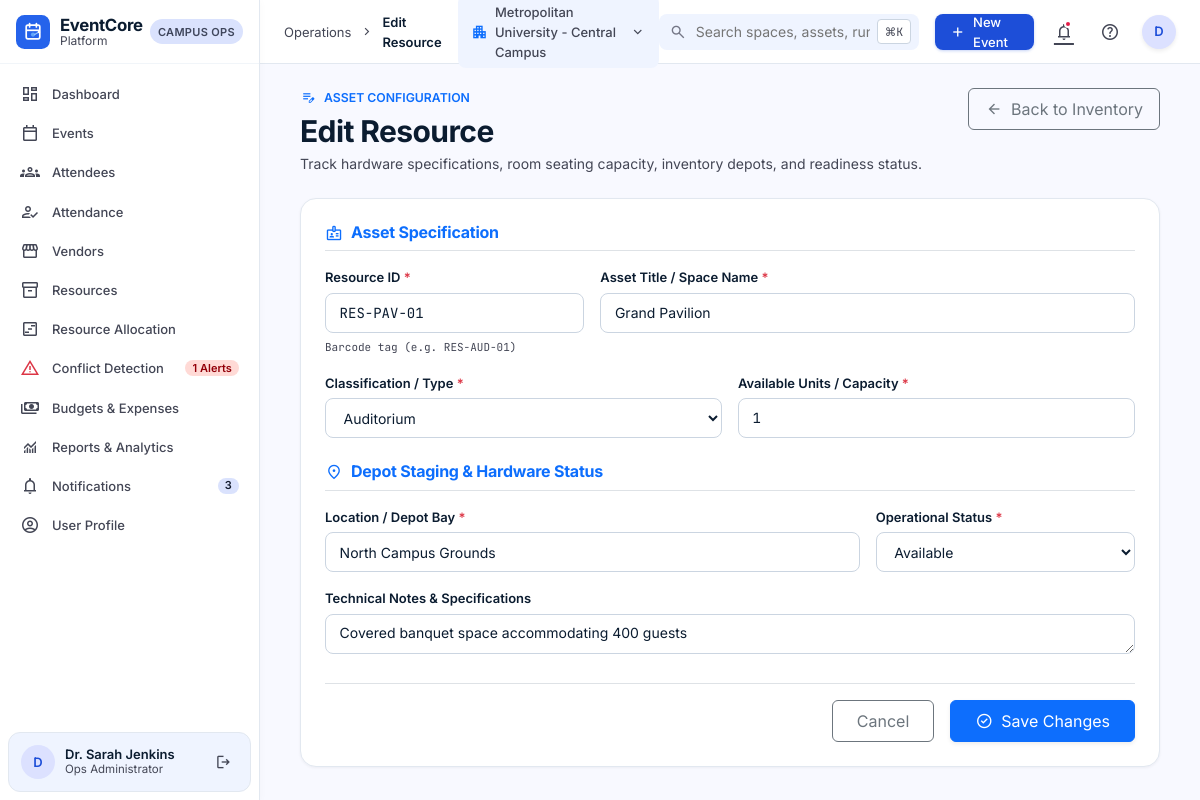
Page /resources/4/edit/ (signed in) on the committed database.
### resources/models.py (models this page shows, shortened)
class Resource(models.Model):
    STATUS_CHOICES = [
        ('Available', 'Available'),
        ('Assigned', 'Assigned'),
        ('Maintenance', 'Maintenance'),
    ]
    RESOURCE_TYPE_CHOICES = [
        ('Auditorium', 'Auditorium'),
        ('Classroom', 'Classroom'),
        ('Projector', 'Projector'),
        ('Microphone', 'Microphone'),
        ('Sound System', 'Sound System'),
        ('LED Screen', 'LED Screen'),
        ('Camera', 'Camera'),
        ('Generator', 'Generator'),
        ('Tables', 'Tables'),
        ('Chairs', 'Chairs'),
        ('Other', 'Other'),
    ]
    resource_id = models.CharField(max_length=50, unique=True, db_index=True)
    name = models.CharField(max_length=255)
    resource_type = models.CharField(max_length=100, choices=RESOURCE_TYPE_CHOICES, default='Other')
    quantity = models.PositiveIntegerField(default=1)
    location = models.CharField(max_length=255)
    status = models.CharField(max_length=20, choices=STATUS_CHOICES, default='Available', db_index=True)
    description = models.TextField(blank=True)
    created_date = models.DateTimeField(auto_now_add=True)
    class Meta:
        ordering = ['resource_type', 'name']

### resources/views.py (the view)
# urls.py: path('<int:resource_id>/edit/', views.edit_resource, name='edit'),
@login_required
def edit_resource(request, resource_id):
    res = get_object_or_404(Resource, id=resource_id)
    if request.method == 'POST':
        form = ResourceForm(request.POST, instance=res)
        if form.is_valid():
            res = form.save()
            messages.success(request, f"Resource '{res.name}' updated successfully.")
            return redirect('resources:list')
    else:
        form = ResourceForm(instance=res)
    return render(request, 'resources/form.html', {'form': form, 'is_edit': True, 'resource': res})

### notifications/context_processors.py (called while the page is built)
def notification_badge_processor(request):
    if request.user.is_authenticated:
        try:
            from notifications.models import Notification
            unread_count = Notification.objects.filter(is_read=False).count()
        except Exception:
            unread_count = 0
        try:
            from resources.models import ResourceConflict
            conflict_count = ResourceConflict.objects.filter(is_resolved=False).count()
        except Exception:
            conflict_count = 0
        return {
            'unread_notifications_count': unread_count,
            'active_conflicts_count': conflict_count,
        }
    return {
        'unread_notifications_count': 0,
        'active_conflicts_count': 0,
    }

### templates/resources/form.html (shortened to what this page needs)
{% extends 'base.html' %}
{% load static %}
{% block breadcrumb %}{% if is_edit %}Edit Resource{% else %}Add Resource{% endif %}{% endblock %}
{% block content %}
<div class="d-flex flex-column gap-4" style="max-width: 860px; margin: 0 auto;">
  <div class="d-flex flex-column flex-sm-row sm:items-center justify-content-between gap-3">
    <div>
      <div class="d-flex align-items-center gap-2 text-primary small fw-semibold mb-1">
        <span class="material-symbols-outlined" style="font-size: 16px;">{% if is_edit %}edit_note{% else %}inventory_2{% endif %}</span>
        <span class="text-uppercase tracking-wider">{% if is_edit %}Asset Configuration{% else %}Campus Inventory Catalog{% endif %}</span>
      </div>
      <h1 class="display-title mb-1">{% if is_edit %}Edit Resource{% else %}Register New Resource Asset{% endif %}</h1>
      <p class="text-muted-variant mb-0">Track hardware specifications, room seating capacity, inventory depots, and readiness status.</p>
    </div>
    <a href="{% url 'resources:list' %}" class="btn btn-outline-secondary d-inline-flex align-items-center gap-2 px-3 py-2 rounded-2 align-self-start">
      <span class="material-symbols-outlined" style="font-size: 18px;">arrow_back</span>
      <span>Back to Inventory</span>
    </a>
  </div>
  <div class="stitch-card p-4">
    <form method="post" action="">
      <div class="mb-4">
        <h2 class="h6 fw-bold mb-3 pb-2 border-bottom text-primary d-flex align-items-center gap-2">
          <span class="material-symbols-outlined" style="font-size: 18px;">badge</span>
          <span>Asset Specification</span>
        </h2>
        <div class="row g-3">
          <div class="col-md-4">
            <label for="{{ form.resource_id.id_for_label }}" class="form-stitch-label">Resource ID <span class="text-danger">*</span></label>
            {{ form.resource_id }}
            <span class="small text-muted-variant mt-1 d-block font-mono-data" style="font-size: 11px;">Barcode tag (e.g. RES-AUD-01)</span>
          </div>
          <div class="col-md-8">
            <label for="{{ form.name.id_for_label }}" class="form-stitch-label">Asset Title / Space Name <span class="text-danger">*</span></label>
            {{ form.name }}
          </div>
          <div class="col-md-6">
            <label for="{{ form.resource_type.id_for_label }}" class="form-stitch-label">Classification / Type <span class="text-danger">*</span></label>
            {{ form.resource_type }}
          </div>
          <div class="col-md-6">
            <label for="{{ form.quantity.id_for_label }}" class="form-stitch-label">Available Units / Capacity <span class="text-danger">*</span></label>
            {{ form.quantity }}
          </div>
        </div>
      </div>
      <div class="mb-4">
        <h2 class="h6 fw-bold mb-3 pb-2 border-bottom text-primary d-flex align-items-center gap-2">
          <span class="material-symbols-outlined" style="font-size: 18px;">place</span>
          <span>Depot Staging & Hardware Status</span>
        </h2>
        <div class="row g-3">
          <div class="col-md-8">
            <label for="{{ form.location.id_for_label }}" class="form-stitch-label">Location / Depot Bay <span class="text-danger">*</span></label>
            {{ form.location }}
          </div>
          <div class="col-md-4">
            <label for="{{ form.status.id_for_label }}" class="form-stitch-label">Operational Status <span class="text-danger">*</span></label>
            {{ form.status }}
          </div>
          <div class="col-12">
            <label for="{{ form.description.id_for_label }}" class="form-stitch-label">Technical Notes & Specifications</label>
            {{ form.description }}
          </div>
        </div>
      </div>
      <div class="d-flex align-items-center justify-content-end gap-3 pt-3 border-top">
        <a href="{% url 'resources:list' %}" class="btn btn-outline-secondary px-4 py-2 rounded-2">
          Cancel
        </a>
        <button type="submit" class="btn btn-primary d-inline-flex align-items-center gap-2 px-4 py-2 rounded-2 shadow-sm">
          <span class="material-symbols-outlined" style="font-size: 18px;">check_circle</span>
          <span>{% if is_edit %}Save Changes{% else %}Register Asset{% endif %}</span>
        </button>
      </div>
    </form>
  </div>
</div>
{% endblock %}

### templates/base.html (shortened to what this page needs)
{% load static %}
<!DOCTYPE html>
<html lang="en">
<head>
  <link rel="stylesheet" href="https://cdn.jsdelivr.net/npm/bootstrap-icons@1.11.3/font/bootstrap-icons.min.css">
  <link href="https://cdn.jsdelivr.net/npm/bootstrap@5.3.3/dist/css/bootstrap.min.css" rel="stylesheet">
  <link rel="stylesheet" href="{% static 'css/style.css' %}">
</head>
<body>
  <aside class="app-sidebar">
    <div class="d-flex flex-column">
      <div class="sidebar-brand-wrapper">
        <a href="{% url 'dashboard:index' %}" class="brand-identity">
          <img src="{% static 'images/logo.svg' %}" alt="EventCore Platform">
          <div class="d-flex flex-column">
            <span class="brand-title">EventCore</span>
            <span class="brand-subtitle">Platform</span>
          </div>
        </a>
        <span class="campus-pill">Campus Ops</span>
      </div>
      <nav class="sidebar-nav-container">
        <a href="{% url 'dashboard:index' %}" class="sidebar-link {% if request.resolver_match.app_name == 'dashboard' or request.path == '/' %}active{% endif %}">
          <div class="nav-left">
            <span class="material-symbols-outlined">dashboard</span>
            <span>Dashboard</span>
          </div>
        </a>
        <a href="{% url 'events:list' %}" class="sidebar-link {% if request.resolver_match.app_name == 'events' %}active{% endif %}">
          <div class="nav-left">
            <span class="material-symbols-outlined">calendar_today</span>
            <span>Events</span>
          </div>
        </a>
        <a href="{% url 'registrations:list' %}" class="sidebar-link {% if request.resolver_match.app_name == 'registrations' %}active{% endif %}">
          <div class="nav-left">
            <span class="material-symbols-outlined">groups</span>
            <span>Attendees</span>
          </div>
        </a>
        <a href="{% url 'attendance:scanner' %}" class="sidebar-link {% if request.resolver_match.app_name == 'attendance' %}active{% endif %}">
          <div class="nav-left">
            <span class="material-symbols-outlined">how_to_reg</span>
            <span>Attendance</span>
          </div>
        </a>
        <a href="{% url 'vendors:list' %}" class="sidebar-link {% if request.resolver_match.app_name == 'vendors' %}active{% endif %}">
          <div class="nav-left">
            <span class="material-symbols-outlined">storefront</span>
            <span>Vendors</span>
          </div>
        </a>
        <a href="{% url 'resources:list' %}" class="sidebar-link {% if request.resolver_match.app_name == 'resources' and request.resolver_match.url_name == 'list' %}active{% endif %}">
          <div class="nav-left">
            <span class="material-symbols-outlined">inventory_2</span>
            <span>Resources</span>
          </div>
        </a>
        <a href="{% url 'resources:allocations' %}" class="sidebar-link {% if request.resolver_match.app_name == 'resources' and request.resolver_match.url_name == 'allocations' %}active{% endif %}">
          <div class="nav-left">
            <span class="material-symbols-outlined">view_timeline</span>
            <span>Resource Allocation</span>
          </div>
        </a>
        <a href="{% url 'resources:conflicts' %}" class="sidebar-link {% if request.resolver_match.app_name == 'resources' and request.resolver_match.url_name == 'conflicts' %}active{% endif %}">
          <div class="nav-left">
            <span class="material-symbols-outlined text-danger">warning</span>
            <span>Conflict Detection</span>
          </div>
          {% if active_conflicts_count and active_conflicts_count > 0 %}
            <span class="sidebar-badge badge-error">{{ active_conflicts_count }} Alerts</span>
          {% endif %}
        </a>
        <a href="{% url 'budgets:list' %}" class="sidebar-link {% if request.resolver_match.app_name == 'budgets' or request.resolver_match.app_name == 'expenses' %}active{% endif %}">
          <div class="nav-left">
            <span class="material-symbols-outlined">payments</span>
            <span>Budgets &amp; Expenses</span>
          </div>
        </a>
        <a href="{% url 'reports:index' %}" class="sidebar-link {% if request.resolver_match.app_name == 'reports' %}active{% endif %}">
          <div class="nav-left">
            <span class="material-symbols-outlined">monitoring</span>
            <span>Reports &amp; Analytics</span>
          </div>
        </a>
        <a href="{% url 'notifications:list' %}" class="sidebar-link {% if request.resolver_match.app_name == 'notifications' %}active{% endif %}">
          <div class="nav-left">
            <span class="material-symbols-outlined">notifications</span>
            <span>Notifications</span>
          </div>
          {% if unread_notifications_count and unread_notifications_count > 0 %}
            <span class="sidebar-badge badge-count">{{ unread_notifications_count }}</span>
          {% endif %}
        </a>
        <a href="{% url 'accounts:profile' %}" class="sidebar-link {% if request.resolver_match.app_name == 'accounts' and request.resolver_match.url_name == 'profile' %}active{% endif %}">
          <div class="nav-left">
            <span class="material-symbols-outlined">account_circle</span>
            <span>User Profile</span>
          </div>
        </a>
      </nav>
    </div>
    {% if user.is_authenticated %}
      <div class="sidebar-user-footer">
        <a href="{% url 'accounts:profile' %}" class="user-profile-info text-decoration-none">
          <div class="user-avatar">
            {{ user.first_name|default:user.username|slice:":1"|upper }}
          </div>
          <div class="user-details">
            <span class="user-name">{{ user.get_full_name|default:user.username }}</span>
            <span class="user-role">Ops Administrator</span>
          </div>
        </a>
        <form method="post" action="{% url 'logout' %}" class="d-inline">
          <button type="submit" class="logout-icon-btn" title="Sign Out">
            <span class="material-symbols-outlined" style="font-size: 18px;">logout</span>
          </button>
        </form>
      </div>
    {% else %}
      <div class="sidebar-user-footer">
        <a href="{% url 'login' %}" class="btn btn-sm btn-primary w-100 rounded-pill">Sign In</a>
      </div>
    {% endif %}
  </aside>
  <header class="app-header">
    <div class="d-flex align-items-center gap-3">
      <div class="header-breadcrumbs d-none d-sm-flex">
        <span>Operations</span>
        <span class="material-symbols-outlined" style="font-size: 15px;">chevron_right</span>
        <span class="current">{% block breadcrumb %}Campus Core{% endblock %}</span>
      </div>
      <div class="campus-selector-pill d-none d-xl-flex">
        <span class="material-symbols-outlined text-primary" style="font-size: 18px;">apartment</span>
        <span>Metropolitan University - Central Campus</span>
        <span class="material-symbols-outlined" style="font-size: 16px;">expand_more</span>
      </div>
    </div>
    <div class="d-flex align-items-center gap-3">
      <div class="header-search-box d-none d-md-flex">
        <input type="text" id="globalSearchInput" placeholder="Search spaces, assets, runs..." autocomplete="off">
        <span class="kbd-badge">⌘K</span>
      </div>
      <a href="{% url 'events:create' %}" class="header-action-btn btn-primary-stitch">
        <span class="material-symbols-outlined" style="font-size: 18px;">add</span>
        <span class="d-none d-sm-inline">New Event</span>
      </a>
      <a href="{% url 'notifications:list' %}" class="header-icon-btn" title="Notifications">
        <span class="material-symbols-outlined">notifications</span>
        {% if unread_notifications_count and unread_notifications_count > 0 %}
          <span class="notification-dot"></span>
        {% endif %}
      </a>
      <button class="header-icon-btn d-none d-sm-flex" title="Documentation & Help">
        <span class="material-symbols-outlined">help_outline</span>
      </button>
      {% if user.is_authenticated %}
        <div class="dropdown">
          <button class="btn p-0 border-0" type="button" data-bs-toggle="dropdown" aria-expanded="false">
            <div class="user-avatar shadow-sm" style="width: 34px; height: 34px;">
              {{ user.first_name|default:user.username|slice:":1"|upper }}
            </div>
          </button>
        </div>
      {% else %}
        <a href="{% url 'login' %}" class="btn btn-sm btn-outline-primary rounded-pill px-3">Sign In</a>
      {% endif %}
    </div>
  </header>
  <main class="main-wrapper">
    <div class="content-container">
      {% block content %}{% endblock %}
    </div>
  </main>
</body>
</html>

### rows in the picture
Resource: resource_id "RES-PAV-01", name "Grand Pavilion", resource_type "Auditorium", quantity "1", location "North Campus Grounds", status "Available", description "Covered banquet space accommodating 400 guests"

### other values in the picture
{{ active_conflicts_count }} "1"
{{ unread_notifications_count }} "3"
{{ user.first_name|default:user.username|slice:":1"|upper }} "D"
{{ user.get_full_name|default:user.username }} "Dr. Sarah Jenkins"
